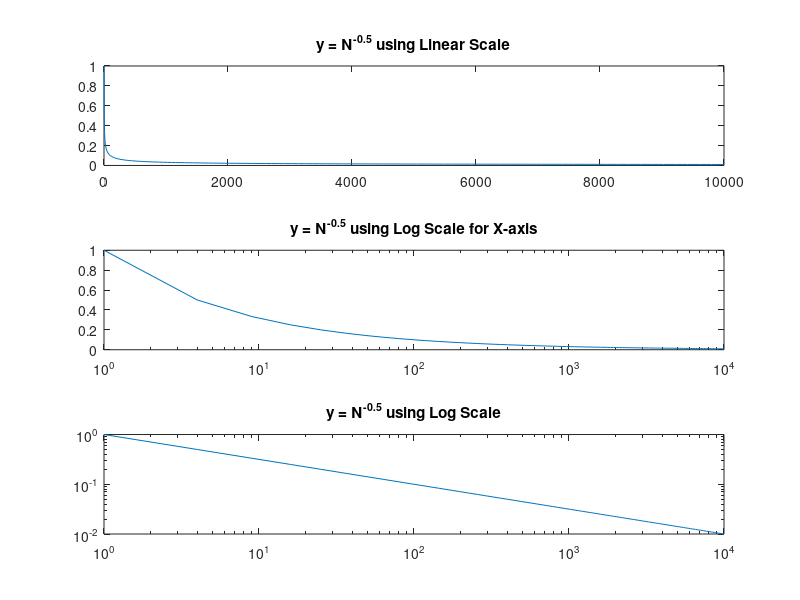

This figure's MATLAB source:
%Author: Karla Negrete
%UMBC ID: MQ31578
%Course: ENME 303
%Description: Lab Lecture 10 Optional Lecture Exercises...
%Refer to Lab 10_ 2D Plotting.pdf 
%Assignment location: Lab 10 folder in Google Drive
%Graphed solutions located in dir ENME-303-LAB/week10/
%Updated: 2021.11.19 (KN)
clc, clear, close all 

%% Ex 1: Projectile
%Plotting projectile trajectory using equations for ideal projectile motion

  %Knowns
  t = 0 : 0.1 : 10;
  g = 9.8;
  v0 = 50;
  theta0 = 5*pi/12;
  y0 = 0;
  x0 = 0;

  %Equations
  y = y0 - 0.5 * g * t.^2 + v0*sin(theta0).*t;
  x = x0 + v0*cos(theta0).*t;

 %Graphs
  subplot (1,2,1)
  plot(t,x);
  title('x(t) vs. t');
  xlabel('Time (s)');
  ylabel('Horizontal Distance (m)');
  grid on;

  subplot (1,2,2)
  plot(t,y);
  title('y(t) vs. t');
  xlabel('Time (s)');
  ylabel('Altitude (m)');
  grid on;
 
 %% Ex 2: Lin-Lin/Lin-Log/Log-Log Graphing

  %Plot set up
  N = [1:1:100].^2;
  Y = N.^(-0.5);

  %Graphs
  subplot(3,1,1);
  plot(N, Y);
  title('y = N^{-0.5} using Linear Scale');

  subplot(3,1,2);
  semilogx(N, Y);
  title('y = N^{-0.5} using Log Scale for X-axis');

  subplot(3,1,3);
  loglog(N, Y);
  title('y = N^{-0.5} using Log Scale')
